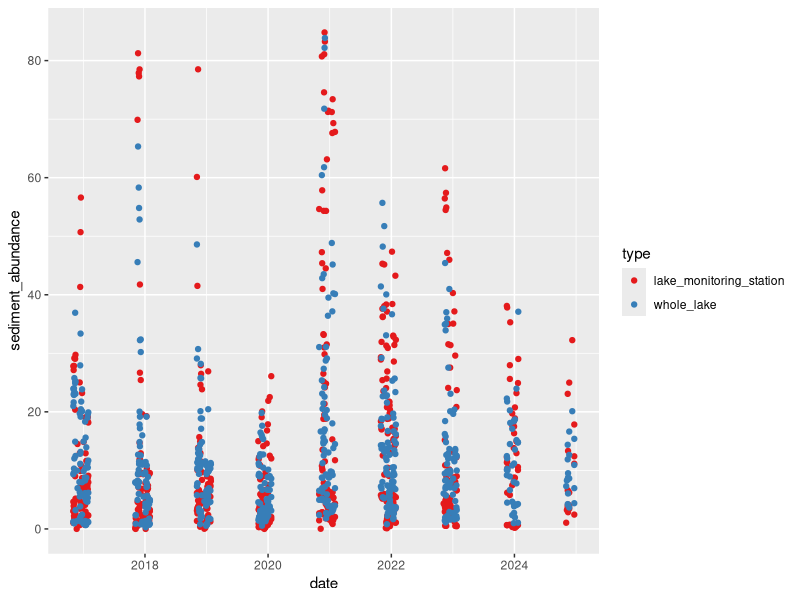
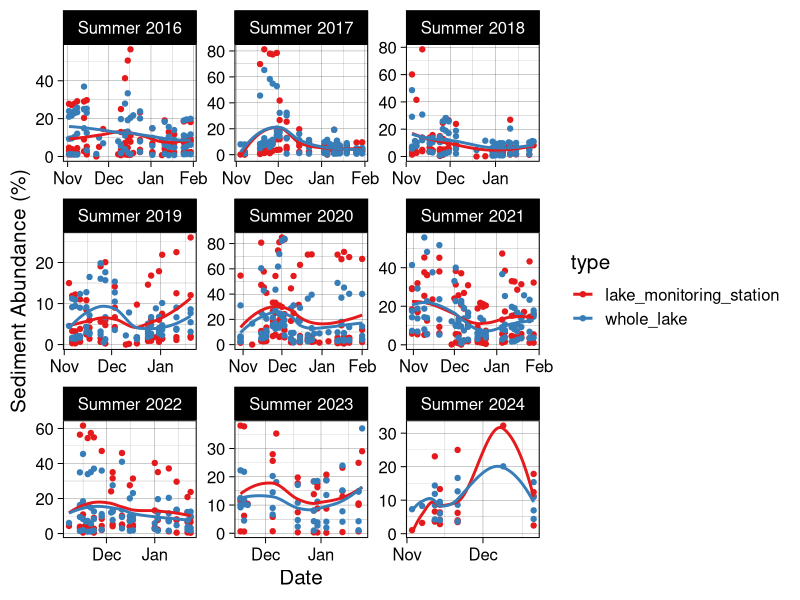
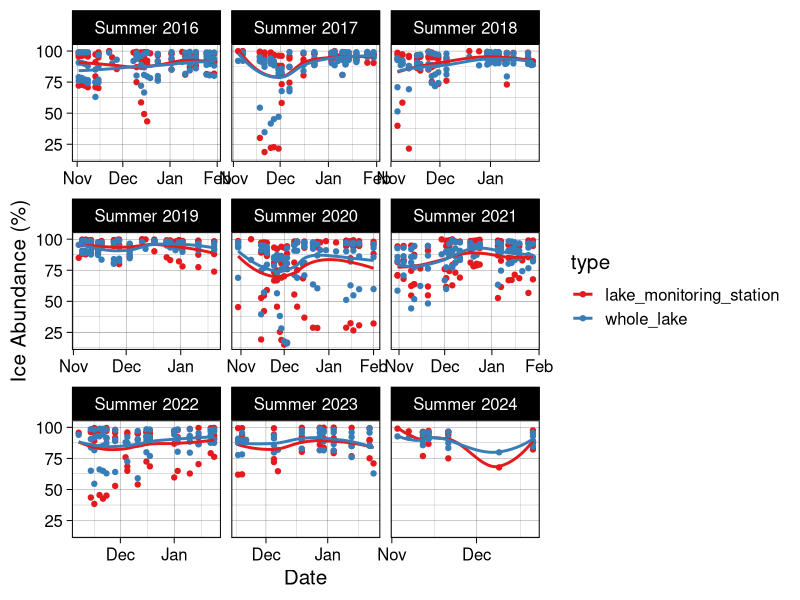
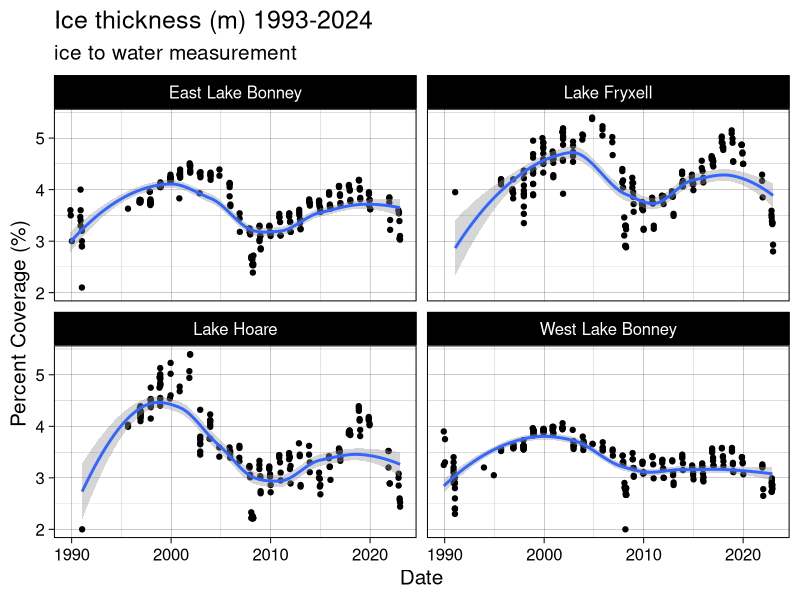
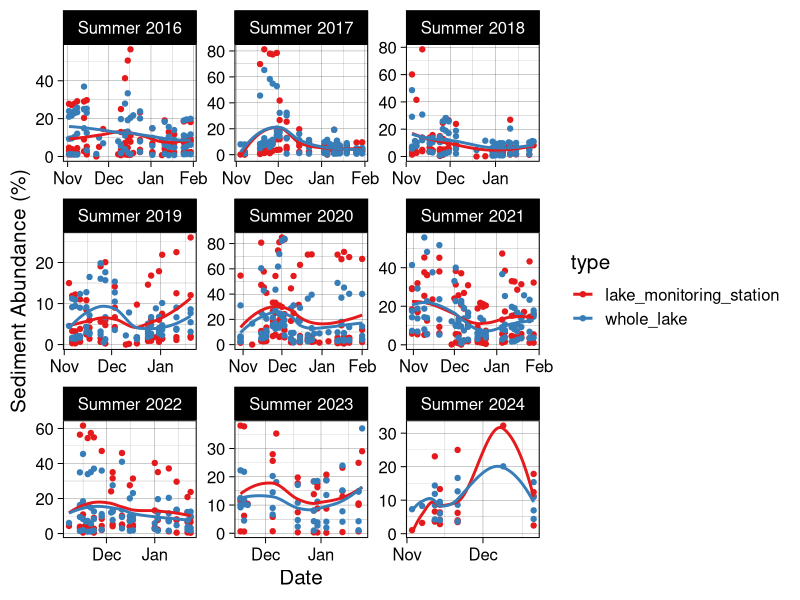
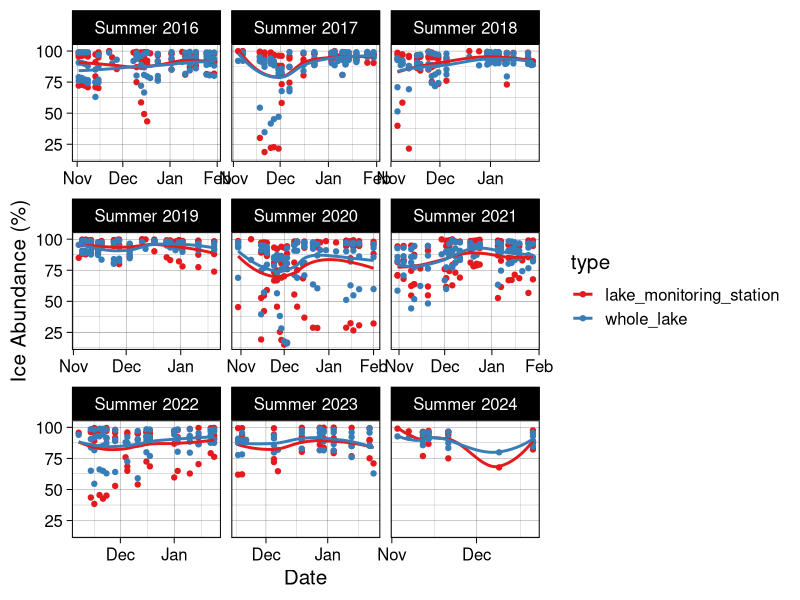
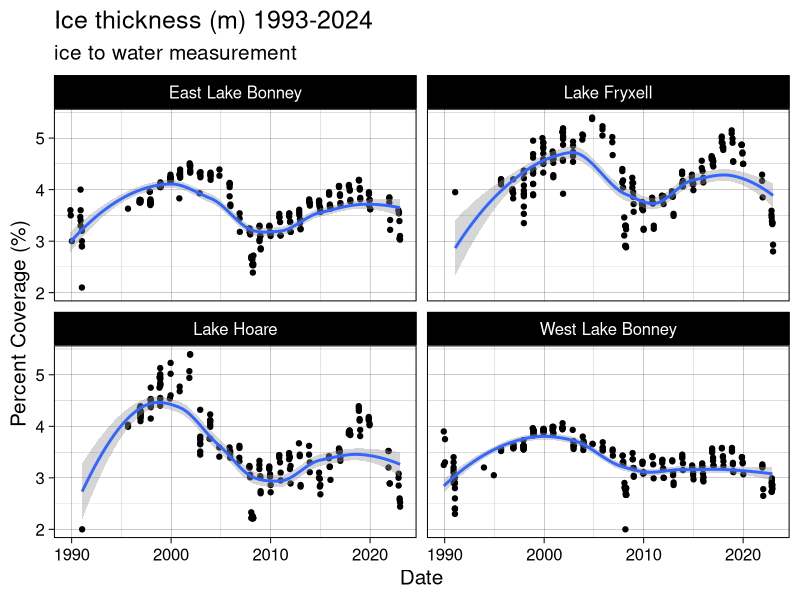

These figures' R source, in order: (Note: this script raises an error after producing the figures.)
######### TVLakes Sediment Output Comparison ###########

library(tidyverse)
library(RColorBrewer)
library(scales)

setwd("~/Documents/R-Repositories/MCM-LTER-MS")

mean_BB <- read_csv("data/sediment abundance data/LANDSAT_sediment_abundances_20250301.csv") |> 
  mutate(date = ymd(date), 
         type = 'lake_monitoring_station') |> 
  select(-`approx_albedo`)

mean_wholelake <- read_csv("data/sediment abundance data/LANDSAT_wholelake_mean_20250307.csv") |> 
  mutate(date = ymd(date), 
         type = "whole_lake")

## Define a season function to plot data by season. Makes data viz a lot easier. 
get_season <- function(date) {
  month <- month(date)
  year <- year(date)
  
  if (month %in% c(11, 12)) {
    return(paste0("Summer ", year))  # November and December belong to the current winter
  } else if (month == 1) {
    return(paste0("Summer ", year - 1))  # January belongs to the previous winter
  } else if (month == 2) {
    return(paste0("Summer ", year - 1))  # February belongs to the previous winter
  } else if (month == 3) {
    return(paste0("Fall ", year))  # March is Spring
  } else if (month %in% 4:5) {
    return(paste0("Fall ", year))  # April and May are Spring
  } else if (month == 6) {
    return(paste0("Winter ", year))  # June is Summer
  } else if (month %in% 7:8) {
    return(paste0("Winter ", year))  # July and August are Summer
  } else if (month == 9) {
    return(paste0("Spring ", year))  # September is Fall
  } else if (month %in% 10) {
    return(paste0("Summer ", year))  # October is Fall
  }
}

# join the two files for easy comparison and plotting
means <- rbind(mean_BB, mean_wholelake) |> 
  mutate(season = sapply(date, get_season), 
         sediment_abundance = sediment_abundance*100, 
         ice_abundance = ice_abundance*100)

## plot the raw output for sediment abundance/ice abundance against each other and see how the outputs compare
ggplot(means, aes(date, sediment_abundance, color = type)) + 
  geom_point() + 
  scale_color_brewer(palette = "Set1") 

# facet by season for sed abundance
ggplot(means, aes(date, sediment_abundance, color = type)) + 
  geom_point() + 
  geom_smooth(se = F) + 
  scale_color_brewer(palette = "Set1") + 
  facet_wrap(vars(season), scales = "free") +
  scale_x_date(labels = date_format("%b"), breaks = "1 month") + 
  xlab("Date") + ylab("Sediment Abundance (%)") + 
  theme_linedraw(base_size = 15)

ggsave("plots/manuscript/chapter 1/whole_lake_vs_BB_sed_abundance.png", dpi = 700, 
       height = 8, width = 12)

# facet by season for ice abundance
ggplot(means, aes(date, ice_abundance, color = type)) + 
  geom_point() + 
  geom_smooth(se = F) + 
  scale_color_brewer(palette = "Set1") + 
  facet_wrap(vars(season), scales = "free_x") +
  scale_x_date(labels = date_format("%b"), breaks = "1 month") + 
  xlab("Date") + ylab("Ice Abundance (%)") + 
  theme_linedraw(base_size = 15)

ggsave("plots/manuscript/chapter 1/whole_lake_vs_BB_ice_abundance.png", dpi = 700, 
       height = 8, width = 12)


## load lake ice: 
lakeice1 <- read_csv("data/lake ice/mcmlter-lake-ice_thickness-20230726 (1).csv") |> 
  mutate(date_time = mdy_hm(date_time), 
         month = month(date_time), 
         year = year(date_time),
         year = as.numeric(year),
         z_water_m = z_water_m*-1) |> 
  filter(lake == "Lake Fryxell" | lake == "Lake Hoare" | lake == "East Lake Bonney" | lake == "West Lake Bonney") |> 
  #filter(year >= 2016) |> 
  filter(!grepl("^B", location_name))

ggplot(lakeice1, aes(date_time, z_water_m)) + 
  geom_point() + 
  geom_smooth(se = T) + 
  facet_wrap(vars(lake)) + 
  theme_linedraw(base_size = 15) + 
  xlab("Date") + ylab("Percent Coverage (%)") + 
  ggtitle("Ice thickness (m) 1993-2024", 
          subtitle = "ice to water measurement")

ggsave("plots/manuscript/chapter 1/ice_thickness_total_years.png", dpi = 700, 
       height = 8, width = 12)

lakeice = lakeice1 |> 
  filter(year >= 2016)

li_summary = lakeice |> 
  group_by(year, month, lake) |> 
  summarize(mean_thickness = mean(z_water_m, na.rm = T))

## sediment
sed_monthly <- sedi |> 
  group_by(year, month, lake, buffer_distance) |> 
  summarize(mean_sed = mean(sediment_abundance, na.rm = T)) |> 
  print()

fulljoined = full_join(sed_monthly, li_summary) |> 
  drop_na()

##### plot
ggplot(fulljoined, aes(mean_sed, mean_thickness, color = lake)) + 
  geom_smooth(method = "lm", se = F) + 
  geom_point() + 
  facet_wrap(vars(buffer_distance), scales = "free") + 
  ggtitle("October-February", 
          subtitle = "whole lake average") + 
  scale_color_brewer(palette = "Set1") +
  theme_linedraw() 

### now remove November and October Values
fulljoin_filter <- fulljoined |> 
  filter(month == 12 | month == 1)

ggplot(fulljoin_filter, aes(mean_sed, mean_thickness, color = lake)) + 
  geom_smooth(method = "lm", se = F) + 
  geom_point() + 
  facet_wrap(vars(buffer_distance), scales = "free") + 
  ggtitle("December-January", 
          subtitle = "whole lake average") + 
  scale_color_brewer(palette = "Set1") +
  theme_linedraw(base_size = 15) 

# now filter for only early year estimates, October - December
oct_dec_fulljoin <- fulljoined |> 
  filter(month == 10 | month == 11 | month == 12)

ggsave("plots/GEE/alllakes/analysis plots/wholelakesed_vsthickness.png", width = 6.5, height = 3.5, units = "in", dpi = 500)

ggplot(oct_dec_fulljoin, aes(mean_sed, mean_thickness, color = lake)) + 
  geom_smooth(method = "lm", se = F) + 
  geom_point() + 
  facet_wrap(vars(buffer_distance), scales = "free") + 
  ggtitle("October - December", 
          subtitle = "whole lake average") + 
  scale_color_brewer(palette = "Set1") +
  theme_linedraw(base_size = 15) 



######### investing different buffering distances #########
mean_150m <- read_csv("data/sediment abundance data/LANDSAT_sediment_abundances_150m_20250301.csv") |> 
  mutate(date = ymd(date), 
         buffer_distance = '150')

mean_300m = mean_BB |> 
  mutate(buffer_distance = '300') |> 
  select(-type)

mean_450m = read_csv("data/sediment abundance data/LANDSAT_sediment_abundances_450m_20250301.csv") |> 
  mutate(date = ymd(date), 
         buffer_distance = '450')

mean_600m = read_csv("data/sediment abundance data/LANDSAT_sediment_abundances_600m_20250301.csv") |> 
  mutate(date = ymd(date), 
         buffer_distance = '600') |> 
  select(-approx_albedo)

mean_900m = read_csv("data/sediment abundance data/LANDSAT_sediment_abundances_900m_20250301.csv") |> 
  mutate(date = ymd(date), 
         buffer_distance = '900')

buffers <- rbind(mean_150m, mean_300m, mean_450m, mean_600m, mean_900m) |> 
  mutate(ice_abundance = ice_abundance*100, 
         sediment_abundance = sediment_abundance*100, 
         season = sapply(date, get_season)) |> 
  select(-sediment)

write_csv(buffers, "data/sediment abundance data/LANDSAT_all_buffer_distances_20250301.csv")

### plot cropping distance comparisons
#sed
ggplot(buffers, aes(date, sediment_abundance, color = buffer_distance)) + 
  geom_point() + 
  scale_color_brewer(palette = "Set1") + 
  facet_wrap(vars(lake)) + 
 # scale_x_date(labels = date_format("%b"), breaks = "1 month") + 
  xlab("Date") + ylab("Sediment Abundance (%)") + 
  theme_linedraw(base_size = 15)

ggsave("plots/manuscript/chapter 1/comparison_of_buffer_distances_sed_bylake.png", dpi = 700, 
       height = 8, width = 10)

#ice
ggplot(buffers, aes(date, ice_abundance, color = buffer_distance)) + 
  geom_point() + 
  scale_color_brewer(palette = "Set1") + 
  facet_wrap(vars(lake)) + 
  # scale_x_date(labels = date_format("%b"), breaks = "1 month") + 
  xlab("Date") + ylab("Ice Abundance (%)") + 
  theme_linedraw(base_size = 15)

ggsave("plots/manuscript/chapter 1/comparison_of_buffer_distances_sed_bylake.png", dpi = 700, 
       height = 8, width = 10)

## facet by season
#ice
ggplot(buffers, aes(date, ice_abundance, color = buffer_distance)) + 
  geom_point() + 
  scale_color_brewer(palette = "Set1") + 
  facet_wrap(vars(lake, season), scales = "free") + 
  scale_x_date(labels = date_format("%b"), breaks = "1 month") + 
  xlab("Date") + ylab("Ice Abundance (%)") + 
  theme_linedraw(base_size = 10)

ggsave("plots/manuscript/chapter 1/comparison_of_buffer_distances_sed_byseason.png", dpi = 700, 
       height = 10, width = 10)

#sed
ggplot(buffers, aes(date, sediment_abundance, color = buffer_distance)) + 
  geom_point() + 
  scale_color_brewer(palette = "Set1") + 
  facet_wrap(vars(lake, season), scales = "free") + 
  scale_x_date(labels = date_format("%b"), breaks = "1 month") + 
  xlab("Date") + ylab("Sediment Abundance (%)") + 
  theme_linedraw(base_size = 10)

ggsave("plots/manuscript/chapter 1/comparison_of_buffer_distances_sed_byseason.png", dpi = 700, 
       height = 10, width = 10)
